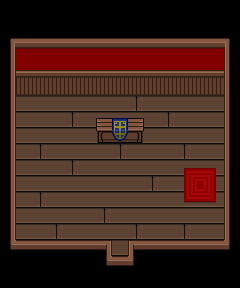

A 2D game scene composited from a Tiled map and its tileset images. What follows is a short description and the map's XML, with each tile layer's data collapsed to a summary:
An orthogonal 15x18 tile map with 16x16 px tiles, 3 tile layers (Base Layer, Ground Layer, Upper Layer), 3 tilesets and 4 objects (Entrance, NPC_21, NPC_19, Shop).

<map version="1.5" tiledversion="1.6.0" orientation="orthogonal" renderorder="right-down" width="15" height="18" tilewidth="16" tileheight="16" infinite="0" nextlayerid="10" nextobjectid="25">
 <properties>
  <property name="Building" type="bool" value="true" />
  <property name="MapType" value="Town" />
 </properties>
 <tileset firstgid="1" name="tsWallsFloors" tilewidth="16" tileheight="16" tilecount="286" columns="22">
  <image source="../Tilesets/tsWalls_Floors.png" trans="ffffff" width="352" height="209" />
  <tile id="9">
   <properties>
    <property name="Impassable" type="bool" value="true" />
   </properties>
  </tile>
  <tile id="10">
   <properties>
    <property name="Impassable" type="bool" value="true" />
   </properties>
  </tile>
  <tile id="22">
   <properties>
    <property name="Impassable" type="bool" value="true" />
   </properties>
  </tile>
  <tile id="24">
   <properties>
    <property name="Impassable" type="bool" value="true" />
   </properties>
  </tile>
  <tile id="25">
   <properties>
    <property name="Impassable" type="bool" value="true" />
   </properties>
  </tile>
  <tile id="27">
   <properties>
    <property name="Impassable" type="bool" value="true" />
   </properties>
  </tile>
  <tile id="28">
   <properties>
    <property name="Impassable" type="bool" value="true" />
   </properties>
  </tile>
  <tile id="29">
   <properties>
    <property name="Impassable" type="bool" value="true" />
   </properties>
  </tile>
  <tile id="30">
   <properties>
    <property name="Impassable" type="bool" value="true" />
   </properties>
  </tile>
  <tile id="31">
   <properties>
    <property name="Impassable" type="bool" value="true" />
   </properties>
  </tile>
  <tile id="33">
   <properties>
    <property name="Impassable" type="bool" value="true" />
   </properties>
  </tile>
  <tile id="44">
   <properties>
    <property name="Impassable" type="bool" value="true" />
   </properties>
  </tile>
  <tile id="46">
   <properties>
    <property name="Impassable" type="bool" value="true" />
   </properties>
  </tile>
  <tile id="47">
   <properties>
    <property name="Impassable" type="bool" value="true" />
   </properties>
  </tile>
  <tile id="49">
   <properties>
    <property name="Impassable" type="bool" value="true" />
   </properties>
  </tile>
  <tile id="50">
   <properties>
    <property name="Impassable" type="bool" value="true" />
   </properties>
  </tile>
  <tile id="52">
   <properties>
    <property name="Impassable" type="bool" value="true" />
   </properties>
  </tile>
  <tile id="53">
   <properties>
    <property name="Impassable" type="bool" value="true" />
   </properties>
  </tile>
  <tile id="55">
   <properties>
    <property name="Impassable" type="bool" value="true" />
   </properties>
  </tile>
  <tile id="66">
   <properties>
    <property name="Impassable" type="bool" value="true" />
   </properties>
  </tile>
  <tile id="68">
   <properties>
    <property name="Impassable" type="bool" value="true" />
   </properties>
  </tile>
  <tile id="69">
   <properties>
    <property name="Impassable" type="bool" value="true" />
   </properties>
  </tile>
  <tile id="71">
   <properties>
    <property name="Impassable" type="bool" value="true" />
   </properties>
  </tile>
  <tile id="72">
   <properties>
    <property name="Impassable" type="bool" value="true" />
   </properties>
  </tile>
  <tile id="73">
   <properties>
    <property name="Impassable" type="bool" value="true" />
   </properties>
  </tile>
  <tile id="74">
   <properties>
    <property name="Impassable" type="bool" value="true" />
   </properties>
  </tile>
  <tile id="75">
   <properties>
    <property name="Impassable" type="bool" value="true" />
   </properties>
  </tile>
  <tile id="77">
   <properties>
    <property name="Impassable" type="bool" value="true" />
   </properties>
  </tile>
  <tile id="88">
   <properties>
    <property name="Impassable" type="bool" value="true" />
   </properties>
  </tile>
  <tile id="89">
   <properties>
    <property name="Impassable" type="bool" value="true" />
   </properties>
  </tile>
  <tile id="90">
   <properties>
    <property name="Impassable" type="bool" value="true" />
   </properties>
  </tile>
  <tile id="91">
   <properties>
    <property name="Impassable" type="bool" value="true" />
   </properties>
  </tile>
  <tile id="92">
   <properties>
    <property name="Impassable" type="bool" value="true" />
   </properties>
  </tile>
  <tile id="93">
   <properties>
    <property name="Impassable" type="bool" value="true" />
   </properties>
  </tile>
  <tile id="94">
   <properties>
    <property name="Impassable" type="bool" value="true" />
   </properties>
  </tile>
  <tile id="95">
   <properties>
    <property name="Impassable" type="bool" value="true" />
   </properties>
  </tile>
  <tile id="96">
   <properties>
    <property name="Impassable" type="bool" value="true" />
   </properties>
  </tile>
  <tile id="97">
   <properties>
    <property name="Impassable" type="bool" value="true" />
   </properties>
  </tile>
  <tile id="98">
   <properties>
    <property name="Impassable" type="bool" value="true" />
   </properties>
  </tile>
  <tile id="99">
   <properties>
    <property name="Impassable" type="bool" value="true" />
   </properties>
  </tile>
  <tile id="121">
   <properties>
    <property name="Impassable" type="bool" value="true" />
   </properties>
  </tile>
  <tile id="128">
   <properties>
    <property name="Impassable" type="bool" value="true" />
   </properties>
  </tile>
  <tile id="140">
   <properties>
    <property name="Impassable" type="bool" value="true" />
   </properties>
  </tile>
  <tile id="143">
   <properties>
    <property name="Impassable" type="bool" value="true" />
   </properties>
  </tile>
  <tile id="152">
   <properties>
    <property name="Impassable" type="bool" value="true" />
   </properties>
  </tile>
  <tile id="153">
   <properties>
    <property name="Impassable" type="bool" value="true" />
   </properties>
  </tile>
  <tile id="160">
   <properties>
    <property name="Impassable" type="bool" value="true" />
   </properties>
  </tile>
  <tile id="161">
   <properties>
    <property name="Impassable" type="bool" value="true" />
   </properties>
  </tile>
  <tile id="163">
   <properties>
    <property name="Impassable" type="bool" value="true" />
   </properties>
  </tile>
  <tile id="164">
   <properties>
    <property name="Impassable" type="bool" value="true" />
   </properties>
  </tile>
  <tile id="165">
   <properties>
    <property name="Impassable" type="bool" value="true" />
   </properties>
  </tile>
  <tile id="185">
   <properties>
    <property name="Impassable" type="bool" value="true" />
   </properties>
  </tile>
  <tile id="186">
   <properties>
    <property name="Impassable" type="bool" value="true" />
   </properties>
  </tile>
 </tileset>
 <tileset firstgid="287" source="../Tilesets/tsFurniture.tsx" />
 <tileset firstgid="587" source="../Tilesets/tilesetHouses.tsx" />
 <layer id="6" name="Base Layer" width="15" height="18">
  <data>[270 cells, 270 non-empty, 8 distinct tile ids]</data>
 </layer>
 <layer id="7" name="Ground Layer" width="15" height="18">
  <data>[270 cells, 94 non-empty, 23 distinct tile ids]</data>
 </layer>
 <layer id="8" name="Upper Layer" width="15" height="18">
  <data>[270 cells, 16 non-empty, 6 distinct tile ids]</data>
 </layer>
 <objectgroup id="4" name="Travel Layer">
  <object id="1" name="Entrance" x="112" y="268" width="16" height="4">
   <properties>
    <property name="EntranceDir" value="Up" />
    <property name="Map" value="mapTown" />
   </properties>
  </object>
 </objectgroup>
 <objectgroup id="9" name="MapObject" />
 <objectgroup id="5" name="Character Layer">
  <object id="13" name="NPC_21" x="33.6917" y="176.901" width="28.7083" height="11.4375" />
  </objectgroup>
</map>
<!-- 2 of 4 objects omitted -->
